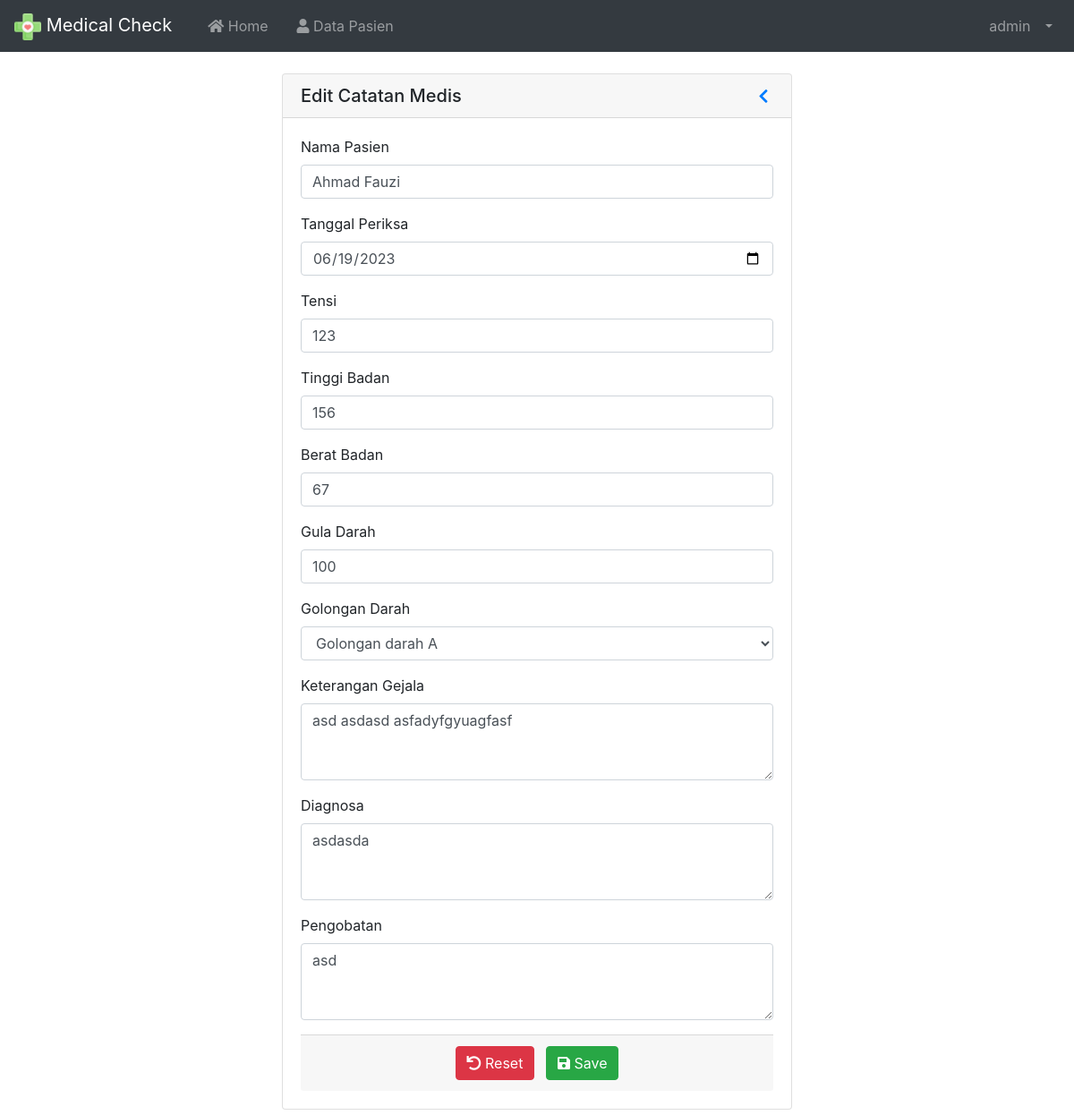
The page /index.php?page=EditCatatanMedis&id=16 (signed in) on the database as committed earlier.
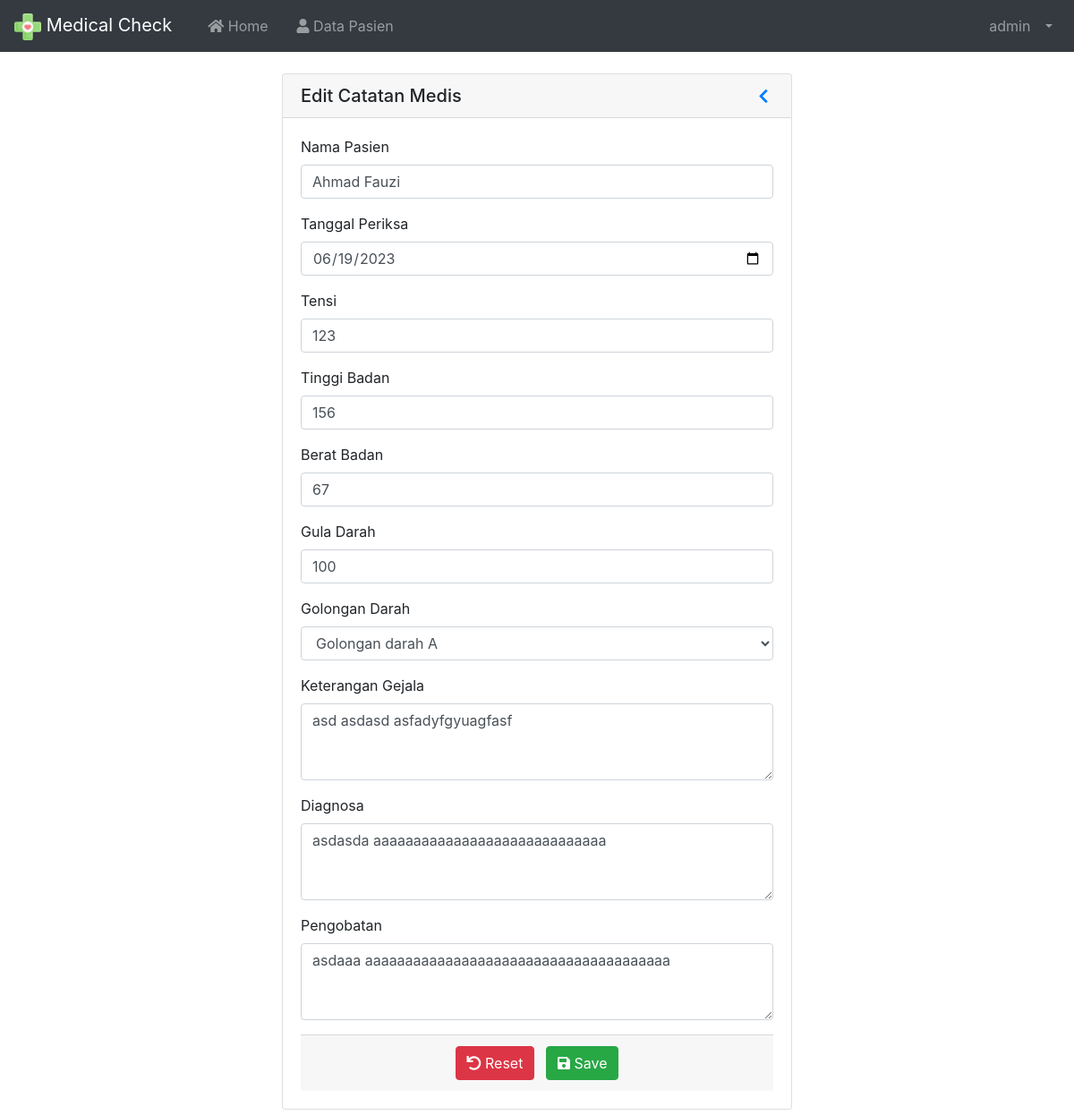
The same page on the database as committed later.
### tables this page shows
CREATE TABLE `tbl_medical_check` (
  `id` int(11) NOT NULL,
  `nomor` varchar(13) NOT NULL,
  `nama_pasien` varchar(100) NOT NULL,
  `tanggal_periksa` date NOT NULL,
  `tensi` varchar(8) NOT NULL,
  `tinggi` int(3) NOT NULL,
  `berat` int(3) NOT NULL,
  `gula_darah` int(3) NOT NULL,
  `gol_darah` enum('A','B','AB','O') NOT NULL,
  `keterangan` varchar(400) NOT NULL,
  `diagnosa` varchar(400) NOT NULL,
  `pengobatan` varchar(400) NOT NULL
);

### index.php (called while the page is built, shortened)
<?php
  require 'load/config.php';
  require 'load/function.php';
?>
<?php require_once 'header.php'; ?>
<?php require 'content.php'; ?>
<?php require_once 'footer.php'; ?>

### load/function.php (called while the page is built, shortened)
<?php
require 'config.php';
function viewData($query)
{
  global $koneksi;
  $result = mysqli_query($koneksi, $query);
  if (mysqli_num_rows($result) == 1) {
    return mysqli_fetch_assoc($result);
  }
  $rows = [];
  return $rows;
}

### page/catatanmedis/editperiksa.php (the view, shortened to what this page needs)
<?php
$id = $_GET['id'];
$data = viewData("SELECT * FROM tbl_medical_check WHERE id = '$id'");
$nomor = $data['nomor'];
$pasien = viewData("SELECT * FROM tbl_pasien WHERE nomor = '$nomor'");
?>
<div class="container" style="width: 50%;">
	<div class="card mt-4 mb-4">
		<h5 class="card-header d-flex flex-row align-items-center justify-content-between">
			<a>Edit Catatan Medis</a>
			<a href="?page=DataPersonal&id=<?php echo $pasien['id']; ?>" role="button" id="dropdownMenuLink" aria-haspopup="true" aria-expanded="false">
				<i class="fas fa-chevron-left fa-sm fa-fw"></i>
			</a>
		</h5>
		<div class="card-body">
			<form method="post" enctype="multipart/form-data">
				<div class="form-group">
					<label for="username">Nama Pasien</label>
					<input type="text" maxlength="50" class="form-control" name="nama_pasien" id="nama_pasien" placeholder="Nama Pasien" value="<?= $data['nama_pasien']; ?>" required>
				</div>
				<div class="form-group">
					<label for="tanggal_periksa">Tanggal Periksa</label>
					<input type="date" class="form-control" name="tanggal_periksa" id="tanggal_periksa" value="<?= $data['tanggal_periksa']; ?>" required>
				</div>
				<div class="form-group">
					<label for="tensi">Tensi</label>
					<input type="text" min="0" class="form-control" name="tensi" id="tensi" placeholder="Tekanan Tensi pasien" value="<?= $data['tensi']; ?>" required>
				</div>
				<div class="form-group">
					<label for="tinggi">Tinggi Badan</label>
					<input type="number" min="0" class="form-control" name="tinggi" id="tinggi" placeholder="Tinggi Badan" value="<?= $data['tinggi']; ?>" required>
				</div>
				<div class="form-group">
					<label for="berat">Berat Badan</label>
					<input type="number" min="0" class="form-control" name="berat" id="berat" placeholder="Berat Badan" value="<?= $data['berat']; ?>" required>
				</div>
				<div class="form-group">
					<label for="gula_darah">Gula Darah</label>
					<input type="number" min="0" class="form-control" name="gula_darah" id="gula_darah" value="<?= $data['gula_darah']; ?>" placeholder="Gula Darah Pasien mg/dL">
				</div>
				<div class="form-group">
					<label for="gol_darah_pilih">Golongan Darah</label>
					<select class="form-control" name="gol_darah_pilih" id="gol_darah_pilih">
						<option value="A" <?php if ($data['gol_darah'] == 'A') echo 'selected'; ?>>Golongan darah A</option>
					</select>
				</div>
				<div class="form-group">
					<label for="gejala">Keterangan Gejala</label>
					<textarea class="form-control" name="gejala" id="gejala" placeholder="Keterangan Gejala Pasien" rows="3" required><?= $data['keterangan']; ?></textarea>
				</div>
				<div class="form-group">
					<label for="diagnosa">Diagnosa</label>
					<textarea class="form-control" name="diagnosa" id="diagnosa" placeholder="Diagnosa dari gejala" rows="3" required><?= $data['diagnosa']; ?></textarea>
				</div>
				<div class="form-group">
					<label for="pengobatan">Pengobatan</label>
					<textarea class="form-control" name="pengobatan" id="pengobatan" placeholder="Keterangan Pengoatan" rows="3" required><?= $data['pengobatan']; ?></textarea>
				</div>
				<div class="card-footer text-center">
					<button type="reset" class="btn btn-danger mr-2"><i class="fas fa-undo"></i> Reset</button>
					<button type="submit" name="submit" class="btn btn-success"><i class="fas fa-save"></i> Save</button>
				</div>
			</form>
		</div>
	</div>
</div>

Rows that differ between the two databases and show on the page:
changed tbl_medical_check "Ahmad Fauzi": diagnosa "asdasda" → "asdasda aaaaaaaaaaaaaaaaaaaaaaaaaaaaa"; pengobatan "asd" → "asdaaa aaaaaaaaaaaaaaaaaaaaaaaaaaaaaaaaaaaaaa"
